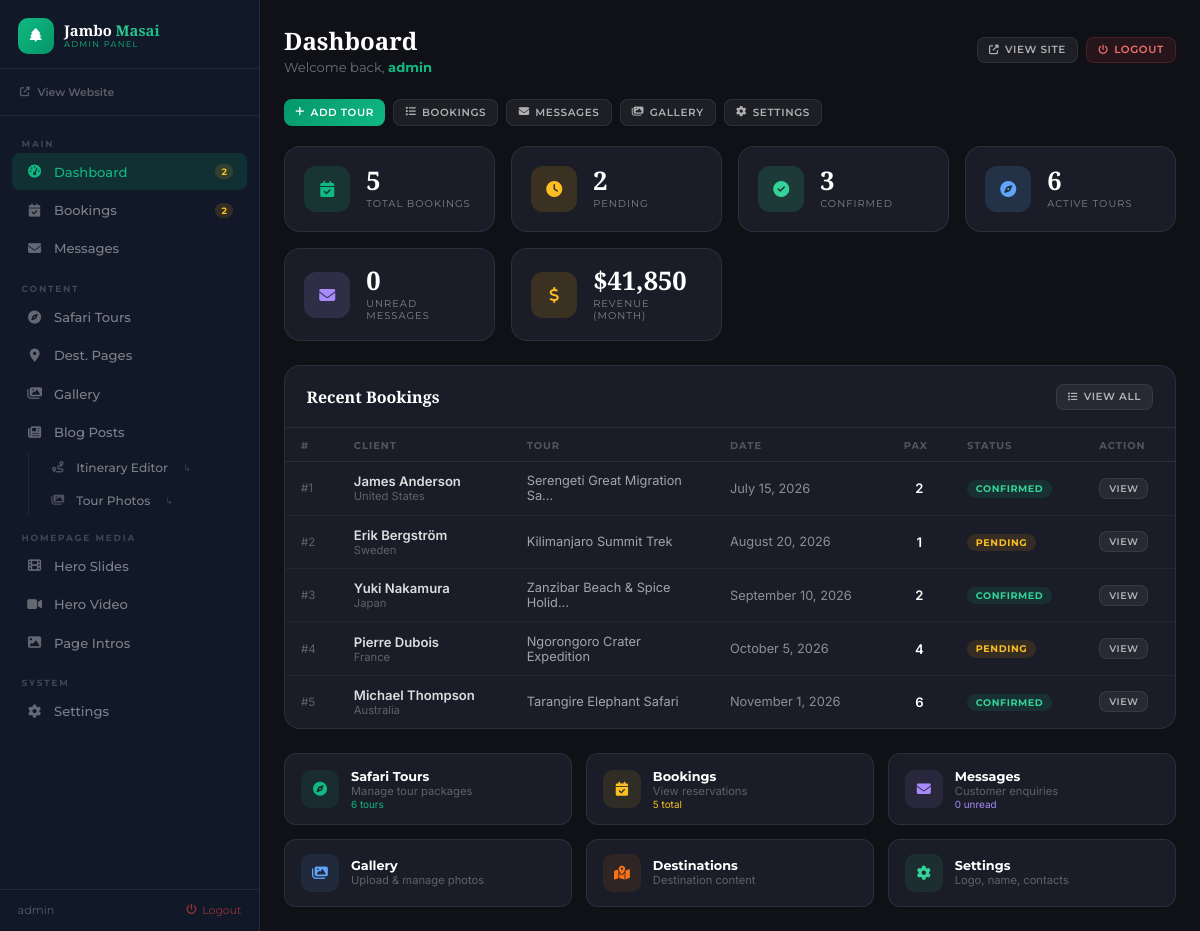
The page /admin/index.php (signed in) on the database its author committed.
### tables this page shows
CREATE TABLE IF NOT EXISTS bookings (
  id               INT UNSIGNED AUTO_INCREMENT PRIMARY KEY,
  tour_id          INT UNSIGNED NOT NULL,
  first_name       VARCHAR(80)  NOT NULL,
  last_name        VARCHAR(80)  NOT NULL,
  email            VARCHAR(150) NOT NULL,
  phone            VARCHAR(30)  NOT NULL,
  country          VARCHAR(80)  NOT NULL,
  travel_date      DATE         NOT NULL,
  travelers        TINYINT      NOT NULL DEFAULT 1,
  special_requests TEXT,
  status           ENUM('pending','confirmed','completed','cancelled') NOT NULL DEFAULT 'pending',
  created_at       DATETIME     NOT NULL DEFAULT CURRENT_TIMESTAMP,
  FOREIGN KEY (tour_id) REFERENCES tours(id) ON DELETE RESTRICT
);

CREATE TABLE IF NOT EXISTS tours (
  id            INT UNSIGNED AUTO_INCREMENT PRIMARY KEY,
  name          VARCHAR(200)  NOT NULL,
  slug          VARCHAR(200)  NOT NULL UNIQUE,
  destination   VARCHAR(100)  NOT NULL,
  tour_type     VARCHAR(100)  NOT NULL,
  description   TEXT          NOT NULL,
  highlights    TEXT,
  itinerary     TEXT,
  price         DECIMAL(10,2) NOT NULL,
  duration      VARCHAR(50)   NOT NULL,
  max_travelers TINYINT       NOT NULL DEFAULT 12,
  rating        DECIMAL(2,1)  NOT NULL DEFAULT 4.8,
  review_count  SMALLINT      NOT NULL DEFAULT 0,
  image         VARCHAR(500)  NOT NULL,
  gallery       TEXT,
  featured      TINYINT(1)    NOT NULL DEFAULT 0,
  created_at    DATETIME      NOT NULL DEFAULT CURRENT_TIMESTAMP
);

### includes/security.php (called while the page is built, shortened)
<?php
function e(mixed $value): string {
    return htmlspecialchars((string)$value, ENT_QUOTES | ENT_HTML5, 'UTF-8');
}

### includes/functions.php (called while the page is built, shortened)
<?php
function url(string $path = ''): string {
    return SITE_URL . '/' . ltrim($path, '/');
}
function formatDate(string $date): string {
    return date('F j, Y', strtotime($date));
}
function truncate(string $text, int $length = 120): string {
    if (strlen($text) <= $length) return $text;
    return rtrim(substr($text, 0, $length)) . '...';
}

### admin/index.php (the view, shortened to what this page needs)
<?php
require_once '../includes/functions.php';
require_once '../includes/security.php';
$db = getDB();
$stats = [
  'bookings'  => $db->query("SELECT COUNT(*) FROM bookings")->fetchColumn(),
  'pending'   => $db->query("SELECT COUNT(*) FROM bookings WHERE status='pending'")->fetchColumn(),
  'confirmed' => $db->query("SELECT COUNT(*) FROM bookings WHERE status='confirmed'")->fetchColumn(),
  'tours'     => $db->query("SELECT COUNT(*) FROM tours")->fetchColumn(),
  'contacts'  => $db->query("SELECT COUNT(*) FROM contacts WHERE status='unread'")->fetchColumn(),
  'revenue'   => $db->query("SELECT COALESCE(SUM(t.price * b.travelers),0) FROM bookings b JOIN tours t ON b.tour_id=t.id WHERE MONTH(b.created_at)=MONTH(NOW())")->fetchColumn(),
];
$recentBookings = $db->query("SELECT b.*, t.name as tour_name FROM bookings b JOIN tours t ON b.tour_id=t.id ORDER BY b.created_at DESC LIMIT 8")->fetchAll();
?>
<!DOCTYPE html>
<html lang="en">
<head>
  <link rel="stylesheet" href="https://cdnjs.cloudflare.com/ajax/libs/font-awesome/6.5.0/css/all.min.css"><link rel="stylesheet" href="<?= SITE_URL ?>/admin/assets/admin.css">
</head>
<body>
<div class="admin-layout">
  <?php include 'includes/admin_sidebar.php'; ?>
  <main class="admin-main">
    <div class="admin-header">
      <div>
        <h1 style="font-family:'Playfair Display',serif;font-size:1.5rem;color:#fff;font-weight:700">Dashboard</h1>
        <p style="color:rgba(255,255,255,.4);font-size:.82rem;font-family:'Montserrat',sans-serif;margin-top:.15rem">Welcome back, <strong style="color:#10b981"><?= e($_SESSION['admin_user'] ?? 'Admin') ?></strong></p>
      </div>
      <div style="display:flex;gap:.5rem;flex-wrap:wrap">
        <a href="<?= url() ?>" target="_blank" class="btn btn--outline btn--sm" style="display:inline-flex;align-items:center;gap:.35rem"><i class="fas fa-external-link-alt" style="font-size:.6rem"></i> View Site</a>
        <a href="logout.php" class="btn btn--danger btn--sm" style="display:inline-flex;align-items:center;gap:.35rem"><i class="fas fa-power-off" style="font-size:.6rem"></i> Logout</a>
      </div>
    </div>
    <div style="display:flex;gap:.5rem;flex-wrap:wrap;margin-bottom:1.25rem">
      <?php foreach ([
        ['tours.php?edit=0',    'fa-plus',       'Add Tour',     'btn--primary'],
        ['bookings.php',        'fa-list',        'Bookings',     'btn--outline'],
        ['contacts.php',        'fa-envelope',   'Messages',     'btn--outline'],
        ['gallery.php',         'fa-images',     'Gallery',      'btn--outline'],
        ['settings.php',        'fa-cog',        'Settings',     'btn--outline'],
      ] as $q): ?>
      <a href="<?= $q[0] ?>" class="btn <?= $q[3] ?> btn--sm" style="display:inline-flex;align-items:center;gap:.35rem">
        <i class="fas <?= $q[1] ?>" style="font-size:.65rem"></i><?= $q[2] ?>
      </a>
      <?php endforeach; ?>
    </div>
    <div class="adm-stats">
      <?php foreach ([
        ['fa-calendar-check','rgba(16,185,129,.15)','#10b981', $stats['bookings'],  'Total Bookings'],
        ['fa-clock',         'rgba(245,158,11,.15)','#fbbf24', $stats['pending'],   'Pending'],
        ['fa-check-circle',  'rgba(52,211,153,.15)','#34d399', $stats['confirmed'], 'Confirmed'],
        ['fa-compass',       'rgba(96,165,250,.15)','#60a5fa', $stats['tours'],     'Active Tours'],
        ['fa-envelope',      'rgba(167,139,250,.15)','#a78bfa',$stats['contacts'],  'Unread Messages'],
        ['fa-dollar-sign',   'rgba(245,158,11,.15)','#fbbf24', '$'.number_format($stats['revenue']), 'Revenue (Month)'],
      ] as $w): ?>
      <div class="adm-stat">
        <div class="adm-stat-icon" style="background:<?= $w[1] ?>"><i class="fas <?= $w[0] ?>" style="color:<?= $w[2] ?>;font-size:1rem"></i></div>
        <div>
          <div class="adm-stat-val"><?= e($w[3]) ?></div>
          <div class="adm-stat-lbl"><?= e($w[4]) ?></div>
        </div>
      </div>
      <?php endforeach; ?>
    </div>
    <div class="adm-card" style="margin-bottom:1.5rem">
      <div class="adm-card-header">
        <h2 class="adm-card-title">Recent Bookings</h2>
        <a href="bookings.php" class="btn btn--outline btn--sm" style="display:inline-flex;align-items:center;gap:.35rem"><i class="fas fa-list" style="font-size:.6rem"></i> View All</a>
      </div>
      <div class="adm-table-wrap">
        <table class="adm-table">
          <thead><tr><th>#</th><th>Client</th><th>Tour</th><th>Date</th><th>Pax</th><th>Status</th><th>Action</th></tr></thead>
          <tbody>
            <?php if (empty($recentBookings)): ?>
            <tr><td colspan="7" style="text-align:center;padding:2rem;color:rgba(255,255,255,.3)">No bookings yet</td></tr>
            <?php else: foreach ($recentBookings as $b): ?>
            <tr>
              <td style="color:rgba(255,255,255,.3);font-size:.72rem">#<?= e($b['id']) ?></td>
              <td>
                <div style="font-weight:600;color:rgba(255,255,255,.85);font-size:.82rem"><?= e($b['first_name'].' '.$b['last_name']) ?></div>
                <div style="font-size:.7rem;color:rgba(255,255,255,.3)"><?= e($b['country']) ?></div>
              </td>
              <td style="max-width:180px;color:rgba(255,255,255,.6);font-size:.8rem"><?= e(truncate($b['tour_name'],28)) ?></td>
              <td style="font-size:.8rem;color:rgba(255,255,255,.5)"><?= e(formatDate($b['travel_date'])) ?></td>
              <td style="text-align:center;font-weight:600;color:#fff"><?= e($b['travelers']) ?></td>
              <td><span class="badge badge--<?= e($b['status']) ?>"><?= e($b['status']) ?></span></td>
              <td><a href="bookings.php" class="btn btn--outline btn--sm" style="font-size:.6rem;padding:.25rem .55rem">View</a></td>
            </tr>
            <?php endforeach; endif; ?>
          </tbody>
        </table>
      </div>
    </div>
    <div style="display:grid;grid-template-columns:repeat(auto-fill,minmax(220px,1fr));gap:.85rem">
      <?php foreach ([
        ['tours.php',        'fa-compass',        '#10b981','Safari Tours',      'Manage tour packages',         $stats['tours'].' tours'],
        ['bookings.php',     'fa-calendar-check', '#fbbf24','Bookings',          'View reservations',            $stats['bookings'].' total'],
        ['contacts.php',     'fa-envelope',       '#a78bfa','Messages',          'Customer enquiries',           $stats['contacts'].' unread'],
        ['gallery.php',      'fa-images',         '#60a5fa','Gallery',           'Upload & manage photos',       ''],
        ['destinations.php', 'fa-map-marked-alt', '#f97316','Destinations',      'Destination content',          ''],
        ['settings.php',     'fa-cog',            '#34d399','Settings',          'Logo, name, contacts',         ''],
      ] as $ql): ?>
      <a href="<?= $ql[0] ?>" style="display:flex;align-items:center;gap:.75rem;padding:.9rem 1rem;background:#1a1d27;border:1px solid rgba(255,255,255,.08);border-radius:12px;text-decoration:none;transition:all .25s" onmouseover="this.style.borderColor='rgba(16,185,129,.25)';this.style.background='rgba(16,185,129,.05)'" onmouseout="this.style.borderColor='rgba(255,255,255,.08)';this.style.background='#1a1d27'">
        <div style="width:38px;height:38px;border-radius:10px;background:<?= $ql[2] ?>18;display:flex;align-items:center;justify-content:center;flex-shrink:0">
          <i class="fas <?= $ql[1] ?>" style="color:<?= $ql[2] ?>;font-size:.88rem"></i>
        </div>
        <div>
          <div style="font-family:'Montserrat',sans-serif;font-weight:700;font-size:.8rem;color:#fff"><?= $ql[3] ?></div>
          <div style="font-size:.7rem;color:rgba(255,255,255,.3)"><?= $ql[4] ?></div>
          <?php if ($ql[5]): ?><div style="font-size:.62rem;color:<?= $ql[2] ?>"><?= $ql[5] ?></div><?php endif; ?>
        </div>
      </a>
      <?php endforeach; ?>
    </div>
  </main>
</div>
</body>
</html>

### rows shown on the page
bookings: id "1", first_name+last_name "James Anderson", country "United States", tour.name "Serengeti Great Migration Sa...", travel_date "July 15, 2026", travelers "2", status "CONFIRMED"
bookings: id "2", first_name+last_name "Erik Bergström", country "Sweden", tour.name "Kilimanjaro Summit Trek", travel_date "August 20, 2026", travelers "1", status "PENDING"
bookings: id "3", first_name+last_name "Yuki Nakamura", country "Japan", tour.name "Zanzibar Beach & Spice Holid...", travel_date "September 10, 2026", travelers "2", status "CONFIRMED"
bookings: id "4", first_name+last_name "Pierre Dubois", country "France", tour.name "Ngorongoro Crater Expedition", travel_date "October 5, 2026", travelers "4", status "PENDING"
bookings: id "5", first_name+last_name "Michael Thompson", country "Australia", tour.name "Tarangire Elephant Safari", travel_date "November 1, 2026", travelers "6", status "CONFIRMED"

### other values the page prints
$n[2] "Dashboard"
$n[3] "2"
$n[2] "Bookings"
$n[2] "Messages"
$n[2] "Safari Tours"
$n[2] "Dest. Pages"
$n[2] "Gallery"
$n[2] "Blog Posts"
$sub[2] "Itinerary Editor"
$sub[2] "Tour Photos"
$n[2] "Hero Slides"
$n[2] "Hero Video"
$n[2] "Page Intros"
$_SESSION['admin_user'] "admin"
$q[2] "ADD TOUR"
